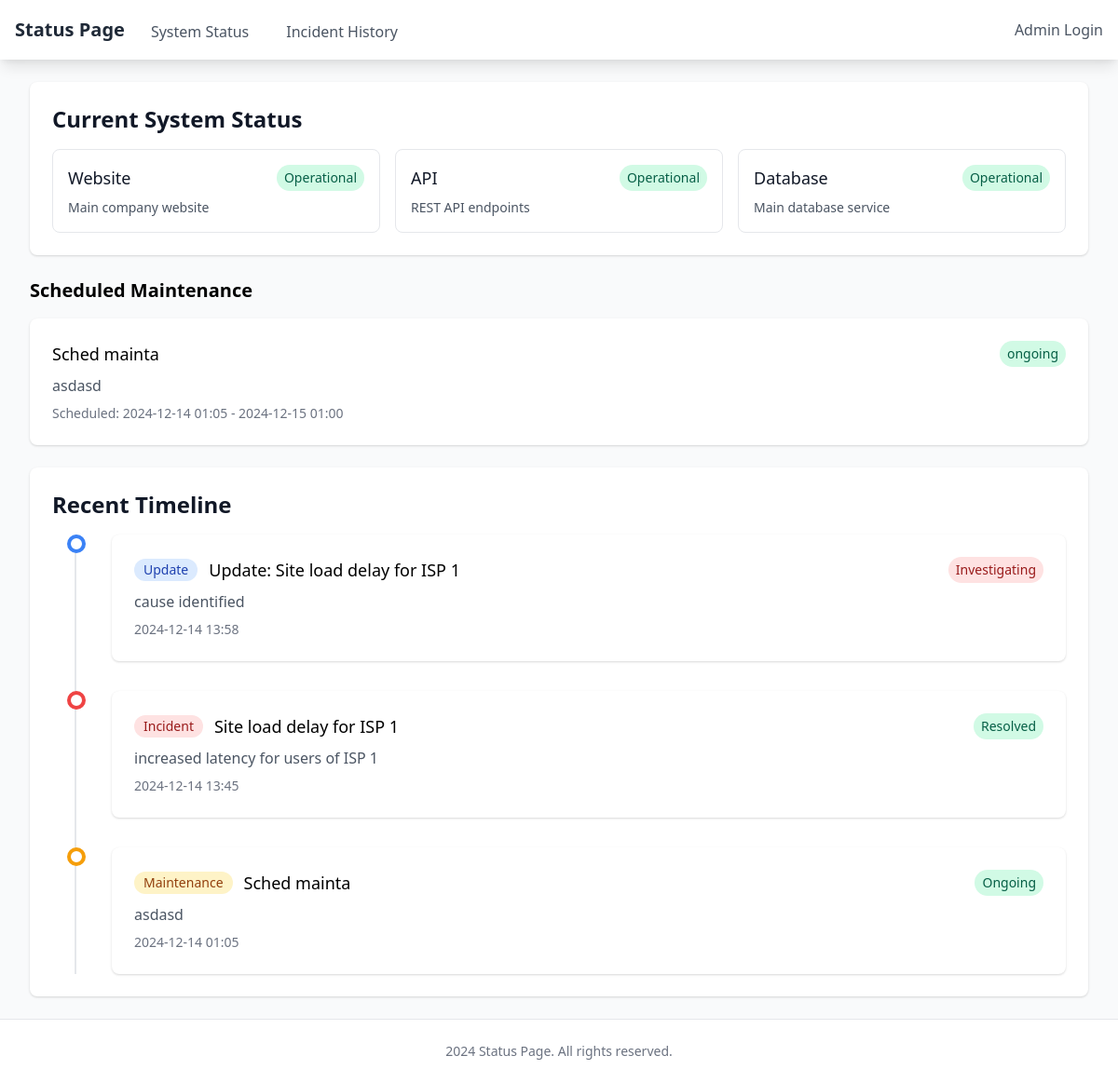
Before: / with the older database file.
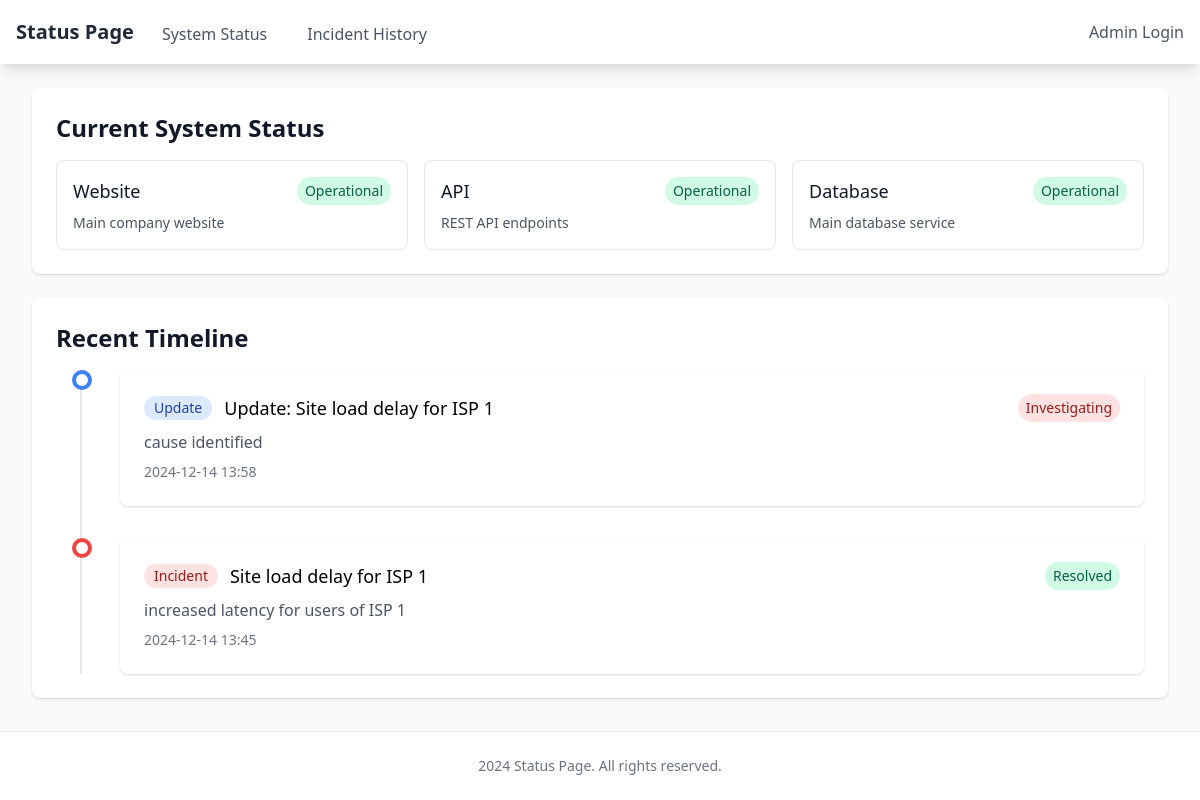
After: the same page with the newer database file.
### app/models.py (models this page shows, shortened)
class Service(db.Model):
    id = db.Column(db.Integer, primary_key=True)
    name = db.Column(db.String(100), nullable=False)
    description = db.Column(db.Text)
    status = db.Column(db.String(20), default='operational')  # operational, degraded, outage
    created_at = db.Column(db.DateTime, default=datetime.utcnow)
    incidents = db.relationship('Incident', backref='service', lazy=True)

class ScheduledMaintenance(db.Model):
    id = db.Column(db.Integer, primary_key=True)
    title = db.Column(db.String(200), nullable=False)
    description = db.Column(db.Text, nullable=True)
    start_time = db.Column(db.DateTime, nullable=False)
    end_time = db.Column(db.DateTime, nullable=False)
    status = db.Column(db.String(20), default='upcoming')  # upcoming, ongoing, completed

class IncidentUpdate(db.Model):
    id = db.Column(db.Integer, primary_key=True)
    incident_id = db.Column(db.Integer, db.ForeignKey('incident.id'), nullable=False)
    message = db.Column(db.Text, nullable=False)
    status = db.Column(db.String(20))
    created_at = db.Column(db.DateTime, default=datetime.utcnow)

class Incident(db.Model):
    id = db.Column(db.Integer, primary_key=True)
    service_id = db.Column(db.Integer, db.ForeignKey('service.id'), nullable=False)
    title = db.Column(db.String(200), nullable=False)
    description = db.Column(db.Text)
    status = db.Column(db.String(20), default='investigating')  # investigating, identified, monitoring, resolved
    created_at = db.Column(db.DateTime, default=datetime.utcnow)
    updated_at = db.Column(db.DateTime, default=datetime.utcnow, onupdate=datetime.utcnow)
    updates = db.relationship('IncidentUpdate', backref='incident', lazy=True)

### app/routes/public.py (the view)
@bp.route('/')
def index():
    services = Service.query.all()
    current_time = datetime.utcnow()
    active_incidents = Incident.query.filter(
        Incident.status.in_(['investigating', 'identified', 'monitoring'])
    ).order_by(Incident.created_at.desc()).all()
    maintenance_events = ScheduledMaintenance.query.filter(
        ScheduledMaintenance.end_time >= current_time
    ).order_by(ScheduledMaintenance.start_time.asc()).all()
    thirty_days_ago = current_time - timedelta(days=30)
    recent_incidents = Incident.query.filter(
        Incident.created_at >= thirty_days_ago
    ).order_by(Incident.created_at.desc()).all()
    recent_updates = IncidentUpdate.query.join(Incident).filter(
        IncidentUpdate.created_at >= thirty_days_ago
    ).order_by(IncidentUpdate.created_at.desc()).all()
    timeline_events = []
    for incident in recent_incidents:
        timeline_events.append({
            'type': 'incident',
            'event': incident,
            'timestamp': incident.created_at,
            'title': incident.title,
            'status': incident.status,
            'description': incident.description
        })
    for update in recent_updates:
        timeline_events.append({
            'type': 'update',
            'event': update,
            'timestamp': update.created_at,
            'title': f"Update: {update.incident.title}",
            'status': update.status,
            'description': update.message
        })
    recent_maintenance = ScheduledMaintenance.query.filter(
        (ScheduledMaintenance.start_time >= thirty_days_ago) |
        (ScheduledMaintenance.end_time >= thirty_days_ago)
    ).all()
    for maintenance in recent_maintenance:
        timeline_events.append({
            'type': 'maintenance',
            'event': maintenance,
            'timestamp': maintenance.start_time,
            'title': maintenance.title,
            'status': maintenance.status,
            'description': maintenance.description
        })
    timeline_events.sort(key=lambda x: x['timestamp'], reverse=True)
    return render_template('public/index.html',
                         services=services,
                         active_incidents=active_incidents,
                         maintenance_events=maintenance_events,
                         timeline_events=timeline_events)

### app/__init__.py (called while the page is built)
def create_app(config_class=Config):
    app = Flask(__name__)
    app.config.from_object(config_class)
    db.init_app(app)
    login_manager.init_app(app)
    migrate.init_app(app, db)
    login_manager.login_view = 'admin.login'
    login_manager.login_message_category = 'info'
    @app.context_processor
    def inject_year():
        return {'current_year': datetime.utcnow().year}
    from app.routes import admin, public
    app.register_blueprint(admin.bp)
    app.register_blueprint(public.bp)
    return app

### app/templates/public/index.html (shortened to what this page needs)
{% extends "base.html" %}
{% block content %}
<div class="space-y-6">
    <div class="bg-white shadow rounded-lg p-6">
        <h2 class="text-2xl font-bold text-gray-900 mb-4">Current System Status</h2>
        <div class="grid gap-4 md:grid-cols-2 lg:grid-cols-3">
            {% for service in services %}
            <div class="border rounded-lg p-4">
                <div class="flex items-center justify-between">
                    <h3 class="text-lg font-medium text-gray-900">{{ service.name }}</h3>
                    <span class="px-2 py-1 text-sm rounded-full
                        {% if service.status == 'operational' %}
                            bg-green-100 text-green-800
                        {% elif service.status == 'degraded' %}
                            bg-yellow-100 text-yellow-800
                        {% else %}
                            bg-red-100 text-red-800
                        {% endif %}">
                        {{ service.status|title }}
                    </span>
                </div>
                {% if service.description %}
                <p class="mt-2 text-sm text-gray-600">{{ service.description }}</p>
                {% endif %}
            </div>
            {% endfor %}
        </div>
    </div>
    {% if maintenance_events %}
    <div class="mb-8">
        <h2 class="text-xl font-semibold mb-4">Scheduled Maintenance</h2>
        <div class="space-y-4">
            {% for event in maintenance_events %}
            <div class="bg-white shadow rounded-lg p-6">
                <div class="flex items-center justify-between">
                    <h3 class="text-lg font-medium">{{ event.title }}</h3>
                    <span class="px-2 py-1 text-sm rounded-full
                        {% if event.status == 'upcoming' %}bg-yellow-100 text-yellow-800
                        {% elif event.status == 'ongoing' %}bg-green-100 text-green-800
                        {% else %}bg-gray-100 text-gray-800{% endif %}">
                        {{ event.status }}
                    </span>
                </div>
                {% if event.description %}
                <p class="mt-2 text-gray-600">{{ event.description }}</p>
                {% endif %}
                <p class="mt-2 text-sm text-gray-500">
                    Scheduled: {{ event.start_time.strftime('%Y-%m-%d %H:%M') }} - {{ event.end_time.strftime('%Y-%m-%d %H:%M') }}
                </p>
            </div>
            {% endfor %}
        </div>
    </div>
    {% endif %}
<div class="bg-white shadow rounded-lg p-6">
    <h2 class="text-2xl font-bold text-gray-900 mb-4">Recent Timeline</h2>
    <div class="relative">
        <div class="absolute left-6 top-0 bottom-0 w-0.5 bg-gray-200"></div>
        <div class="space-y-8">
            {% for event in timeline_events %}
            <div class="relative pl-16">
                <div class="absolute left-4 -translate-x-1/2 w-5 h-5 rounded-full border-4
                    {% if event.type == 'incident' %}border-red-500 bg-white
                    {% elif event.type == 'update' %}border-blue-500 bg-white
                    {% else %}border-yellow-500 bg-white{% endif %}">
                </div>
                <div class="bg-white shadow rounded-lg p-6">
                    <div class="flex items-center justify-between">
                        <div class="flex items-center space-x-3">
                            <span class="text-sm font-medium px-2.5 py-0.5 rounded-full
                                {% if event.type == 'incident' %}bg-red-100 text-red-800
                                {% elif event.type == 'update' %}bg-blue-100 text-blue-800
                                {% else %}bg-yellow-100 text-yellow-800{% endif %}">
                                {{ event.type|title }}
                            </span>
                            <h3 class="text-lg font-medium">{{ event.title }}</h3>
                        </div>
                        {% if event.status %}
                        <span class="px-2 py-1 text-sm rounded-full
                            {% if event.status in ['investigating', 'identified'] %}bg-red-100 text-red-800
                            {% elif event.status == 'monitoring' %}bg-blue-100 text-blue-800
                            {% elif event.status == 'resolved' %}bg-green-100 text-green-800
                            {% elif event.status == 'upcoming' %}bg-yellow-100 text-yellow-800
                            {% elif event.status == 'ongoing' %}bg-green-100 text-green-800
                            {% else %}bg-gray-100 text-gray-800{% endif %}">
                            {{ event.status|title }}
                        </span>
                        {% endif %}
                    </div>
                    {% if event.description %}
                    <p class="mt-2 text-gray-600">{{ event.description }}</p>
                    {% endif %}
                    <p class="mt-2 text-sm text-gray-500">
                        {{ event.timestamp.strftime('%Y-%m-%d %H:%M') }}
                    </p>
                </div>
            </div>
            {% endfor %}
        </div>
    </div>
</div>
</div>
{% endblock %}

### app/templates/base.html (shortened to what this page needs)
<!DOCTYPE html>
<html lang="en" class="h-full">
<head>
    <link href="https://cdn.jsdelivr.net/npm/tailwindcss@2.2.19/dist/tailwind.min.css" rel="stylesheet">
    <link rel="stylesheet" href="{{ url_for('static', filename='css/main.css') }}">
</head>
<body class="flex flex-col min-h-full bg-gray-50">
    <nav class="bg-white shadow-lg">
        <div class="max-w-7xl mx-auto px-4">
            <div class="flex justify-between h-16">
                <div class="flex">
                    <div class="flex-shrink-0 flex items-center">
                        <a href="{{ url_for('public.index') }}" class="text-xl font-bold text-gray-800">Status Page</a>
                    </div>
                    <div class="hidden md:ml-6 md:flex md:space-x-8">
                        <a href="{{ url_for('public.index') }}" class="inline-flex items-center px-1 pt-1 text-gray-600">System Status</a>
                        <a href="{{ url_for('public.history') }}" class="inline-flex items-center px-1 pt-1 text-gray-600">Incident History</a>
                    </div>
                </div>
                <div class="flex items-center">
                    {% if current_user.is_authenticated %}
                    <a href="{{ url_for('admin.logout') }}" class="text-gray-600 hover:text-gray-900">Logout</a>
                    {% else %}
                    <a href="{{ url_for('admin.login') }}" class="text-gray-600 hover:text-gray-900">Admin Login</a>
                    {% endif %}
                </div>
            </div>
        </div>
    </nav>
    <main class="flex-grow max-w-7xl w-full mx-auto py-6 sm:px-6 lg:px-8">
        {% block content %}{% endblock %}
    </main>
    <footer class="bg-white mt-auto border-t border-gray-200">
        <div class="max-w-7xl mx-auto py-6 px-4 sm:px-6 lg:px-8">
            <p class="text-center text-gray-500 text-sm">
                {{ current_year }} Status Page. All rights reserved.
            </p>
        </div>
    </footer>
</body>
</html>

Changed rows visible on the page:
removed ScheduledMaintenance: title "Sched mainta", status "ongoing", description "asdasd", start_time "2024-12-14 01:05", end_time "2024-12-15 01:00", type "Maintenance", status "Ongoing", timestamp "2024-12-14 01:05"
Other visible differences:
text no longer shown: "Scheduled Maintenance"
